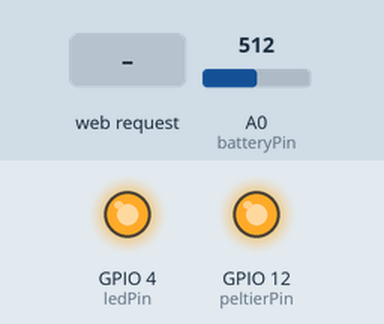
Bench run of a sketch on a simulated ESP8266 (NodeMCU). Parts: output pins drawn as LEDs (lit = HIGH). Inputs (shaded band) come from the test bench; at power-on: A0 (batteryPin) = 512. What the sketch prints to the serial monitor is not drawn.

Above: at 1.6 s.
1.7 s: HTTP request GET /disable_led received
At 4.43 s:
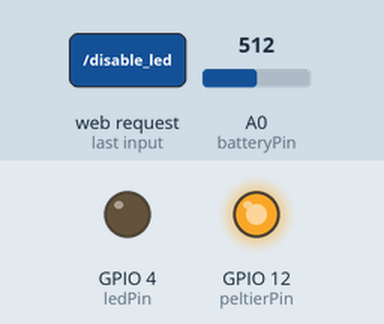
6.0 s: HTTP request GET /0 received
At 7.0 s:
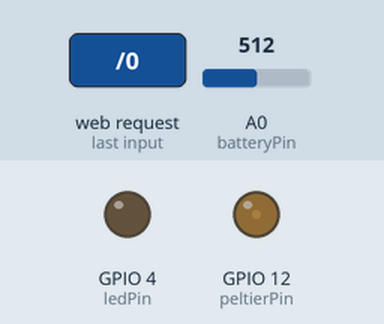
Timing chart, 0 to 9.0 s (numbered marks = the images above; inputs shaded):
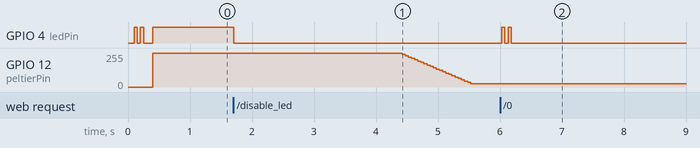

Measured:
- after the input at 6.0 s, GPIO 4 (ledPin): alternates HIGH for 0.05 s and LOW for 0.05 s, 4 changes in all, then stays LOW, starting at once

The sketch:

personal_thermoregulator.ino
```cpp
#include <ESP8266WiFi.h>
#include <DNSServer.h>
#include <ESP8266WebServer.h>
#include <movingAvg.h>

/*Put your SSID & Password*/
const char* ssid = "Thermoregulator";  // Enter SSID here
const char* password = "donarudo";  //Enter Password here

const byte DNS_PORT = 53;
IPAddress apIP(172, 217, 28, 1);
DNSServer dnsServer;
ESP8266WebServer webServer(80);

//pin setup
int ledPin = 4; //d2
int peltierPin = 12; //d6
int batteryPin = A0;

//peltier setup
int peltierOnTimeModes[] = {3500,4000,4500};
int peltierOnTime = 0;
int peltierOffTimeModes[] = {17000,16000,15000};
int peltierOffTime = 0;

int peltierPwmMax = 255;
int peltierPwmMin = 25;
int peltierState = 0; //0:off 1:on
int peltierTargetPwm = 0;
int peltierCurrentPwm = 0;
unsigned long peltierTimer = 0;

int coolingMode = 0;

boolean ledEnabled = true;

//battery
float voltageReadingMultip = 0.2212;
int voltageReadingMax = 4050 * voltageReadingMultip; //4.05V
int voltageReadingMin = 3450 * voltageReadingMultip; //3.45V
int batteryLevel = 100;
movingAvg batteryReadingAvg(80);
int batterySamplingTime = 1000; //ms
unsigned long batteryMeasureTimer = 0;


void setup() {
  Serial.begin(115200);
  batteryReadingAvg.begin();
  delay(100);
  pinMode(ledPin, OUTPUT);
  digitalWrite(ledPin, LOW);
  pinMode(peltierPin, OUTPUT);
  digitalWrite(peltierPin, LOW);
  updateCoolingMode(1); //set default mode here

  Serial.println("Launching PTR Captive Portal");
  WiFi.mode(WIFI_AP);
  WiFi.softAPConfig(apIP, apIP, IPAddress(255, 255, 255, 0));
  WiFi.softAP(ssid, password);

  // if DNSServer is started with "*" for domain name, it will reply with
  // provided IP to all DNS request
  dnsServer.start(DNS_PORT, "*", apIP);

  webServer.on("/0", handleCoolingMode0);
  webServer.on("/1", handleCoolingMode1);
  webServer.on("/2", handleCoolingMode2);
  webServer.on("/disable_led", handleDisableLed);
  webServer.on("/disable_wifi", handleDisableWifi);
  webServer.onNotFound(showControlHtml);
  delay(100);

  webServer.begin();
  Serial.println("HTTP server started");

}

void loop() {
  dnsServer.processNextRequest();
  webServer.handleClient();
  handlePeltier();
  measureBattery();
  delay(50);
}

void handleCoolingMode0() {
  updateCoolingMode(0);
  showControlHtml();
}

void handleCoolingMode1() {
  updateCoolingMode(1);
  showControlHtml();
}

void handleCoolingMode2() {
  updateCoolingMode(2);
  showControlHtml();
}


void handleDisableLed() {
  ledEnabled = false;
  analogWrite(ledPin, 0);
  showControlHtml();
}

void handleDisableWifi() {
  webServer.close();
  WiFi.mode(WIFI_OFF);
  showControlHtml();
}

void showControlHtml() {
  webServer.send(200, "text/html", SendHTML(batteryLevel, coolingMode));
}

void updateCoolingMode(int cooling_mode){
  if(coolingMode != cooling_mode){
    coolingMode = cooling_mode;
    peltierOnTime = peltierOnTimeModes[coolingMode];
    peltierOffTime = peltierOffTimeModes[coolingMode];
    for (int i=0; i<2; i++){
      analogWrite(ledPin, 255);
      delay(50);
      analogWrite(ledPin, 0);
      delay(50);
    }
  }
}

void batteryLowWarning() {
  for (int i=0; i<3; i++){
    analogWrite(ledPin, 255);
    delay(200);
    analogWrite(ledPin, 0);
    delay(200);
  }
}

void handlePeltier() {
  if (peltierTimer < millis()) {
    if (batteryLevel > 0) {
      if (peltierState == 0) {
        peltierTargetPwm = peltierPwmMax;
        peltierState = 1;
        peltierTimer = millis() + peltierOnTime;
      } else {
        peltierTargetPwm = peltierPwmMin;
        peltierState = 0;
        peltierTimer = millis() + peltierOffTime;
      }
    }else{
      //battery too low
      peltierTargetPwm = 0;
      batteryLowWarning();
      peltierTimer = millis() + 10000;
    }
  }
  if (peltierTargetPwm != peltierCurrentPwm) {
    if (peltierTargetPwm > peltierCurrentPwm) {
      //if target is higher don't ease
      peltierCurrentPwm = peltierTargetPwm;
      //peltierCurrentPwm += 10;
    } else {
      //ease out when lowering
      peltierCurrentPwm -= 10;
    }
    if (peltierCurrentPwm > peltierPwmMax) {
      peltierCurrentPwm = peltierPwmMax;
    }
    if (peltierCurrentPwm < peltierPwmMin) {
      peltierCurrentPwm = peltierPwmMin;
    }
    if(ledEnabled == true){
      analogWrite(ledPin, map(peltierCurrentPwm, peltierPwmMin, peltierPwmMax, 0, 255));
    }
    analogWrite(peltierPin, peltierCurrentPwm);
    //Serial.println(peltierCurrentPwm);
  } else {
    //Serial.println(".");
  }
}

void measureBattery() {
  //only measure if peltier is not powered (or at min value) to avoid voltage fluctuations
  if(batteryMeasureTimer < millis()){
    if(peltierCurrentPwm <= peltierPwmMin){
      int batteryReadingNew = analogRead(batteryPin);
      int batteryReading = batteryReadingAvg.reading(batteryReadingNew);
      batteryLevel = map(batteryReading, voltageReadingMin, voltageReadingMax, 0, 100);
      if (batteryLevel > 100) {
        batteryLevel = 100;
      }
    }
    batteryMeasureTimer = millis() + batterySamplingTime;
  }
}

String getBatteryColor(int battery_level) {
  if (battery_level > 70) return "#4caf50";
  if (battery_level > 30) return "#ffc107";
  return "#f44336";
}

String SendHTML(int battery_level, int cooling_mode) {
  String ptr = "<!DOCTYPE html>\n";
  ptr += "<html>\n";
  ptr += "<head>\n";
  ptr += "<title>Personal Thermoregulator</title>\n";
  ptr += "<meta name=\"viewport\" content=\"width=device-width, initial-scale=1.0\">\n";
  ptr += "<style>\n";
  ptr += "body { font-family: Arial, sans-serif; }\n";
  ptr += ".container { max-width: 500px; margin: 0 auto; padding: 20px; }\n";
  ptr += ".title { text-align: center; font-size: 24px; margin-bottom: 30px; }\n";
  ptr += ".label { text-align: center; font-size: 18px; margin-bottom: 10px; }\n";
  ptr += ".battery-container { margin-bottom: 20px; }\n";
  ptr += ".battery { display: flex; align-items: center; height: 30px; background-color: #ddd; position: relative; border-radius: 4px; overflow: hidden; margin-top: 10px; }\n";
  ptr += ".level { height: 100%; background-color: " + getBatteryColor(batteryLevel) + "; width: " + String(batteryLevel) + "%; transition: width 0.5s; }\n";
  ptr += ".battery-text { position: absolute; top: 50%; transform: translateY(-50%); right: 5px; color: #fff; font-weight: bold; }\n";
  //ptr += ".button-container { display: flex; align-items: center; margin-top: 30px; }\n";
  ptr += ".button-container { margin-bottom: 20px; margin-top: 10px; }\n";
  ptr += ".buttons { display: flex; align-items: center; justify-content: space-between;}\n";
  ptr += ".button { padding: 14px 26px; background-color: #ccc; color: #fff; border: none; border-radius: 4px; margin: 10px 0; cursor: pointer; }\n";
  ptr += ".button.active { background-color: #00bbff; }\n";
  ptr += "</style>\n";
  ptr += "</head>\n";
  ptr += "<body>\n";
  ptr += "<div class=\"container\">\n";
  ptr += "<h1 class=\"title\">Personal Thermoregulator</h1>\n";
  ptr += "<div class=\"battery-container\">\n";
  ptr += "<span class=\"label\">Battery</span>\n";
  ptr += "<div class=\"battery\">\n";
  ptr += "<div class=\"level\" id=\"batteryLevel\"></div>\n";
  ptr += "<span class=\"battery-text\">" + String(battery_level) + "%</span>\n";
  ptr += "</div>\n";
  ptr += "</div>\n";
  ptr += "<div class=\"button-container\">\n";
  ptr += "<span class=\"label\">Cooling Mode</span>\n";
  ptr += "<div class=\"buttons\">\n";
  ptr += "<button class=\"button" + String(cooling_mode == 0 ? " active" : "") + "\" onclick=\"changeCoolingMode(0)\">Low</button>\n";
  ptr += "<button class=\"button" + String(cooling_mode == 1 ? " active" : "") + "\" onclick=\"changeCoolingMode(1)\">Medium</button>\n";
  ptr += "<button class=\"button" + String(cooling_mode == 2 ? " active" : "") + "\" onclick=\"changeCoolingMode(2)\">High</button>\n";
  //ptr += "<button class=\"button" + String(cooling_mode == 3 ? " active" : "") + "\" onclick=\"changeCoolingMode(3)\">Test</button>\n";
  ptr += "</div>\n";
  ptr += "</div>\n";
  ptr += "<div class=\"button-container\">\n";
  ptr += "<span class=\"label\">Options</span>\n";
  ptr += "<div class=\"buttons\">\n";
  ptr += "<button class=\"button\" onclick=\"disableLed()\">Disable Led</button>\n";
  ptr += "<button class=\"button\" onclick=\"disableWifi()\">Disable Wifi</button>\n";
  ptr += "</div>\n";
  ptr += "</div>\n";
  ptr += "<script>\n";
  ptr += "var batteryLevel = " + String(battery_level) + ";\n";
  ptr += "var coolingMode = " + String(cooling_mode) + ";\n";
  ptr += "function updateBatteryLevel() {\n";
  ptr += "var batteryLevelElement = document.getElementById('batteryLevel');\n";
  ptr += "batteryLevelElement.style.width = batteryLevel + '%';\n";
  ptr += "batteryLevelElement.style.backgroundColor = getBatteryColor(batteryLevel);\n";
  ptr += "}\n";
  ptr += "function disableLed() {\n";
  ptr += "location.href = '/disable_led';\n";
  ptr += "}\n";
   ptr += "function disableWifi() {\n";
  ptr += "location.href = '/disable_wifi';\n";
  ptr += "}\n";
  ptr += "function changeCoolingMode(mode) {\n";
  ptr += "coolingMode = mode;\n";
  ptr += "location.href = '/'+mode;\n";
  ptr += "highlightButton(mode);\n";
  ptr += "}\n";
  ptr += "function highlightButton(mode) {\n";
  ptr += "var buttons = document.getElementsByClassName('button');\n";
  ptr += "for (var i = 0; i < buttons.length; i++) {\n";
  ptr += "buttons[i].classList.remove('active');\n";
  ptr += "}\n";
  ptr += "buttons[mode].classList.add('active');\n";
  ptr += "}\n";
  ptr += "updateBatteryLevel();\n";
  ptr += "highlightButton(coolingMode);\n";
  ptr += "</script>\n";
  ptr += "</body>\n";
  ptr += "</html>\n";
  return ptr;
}
```
